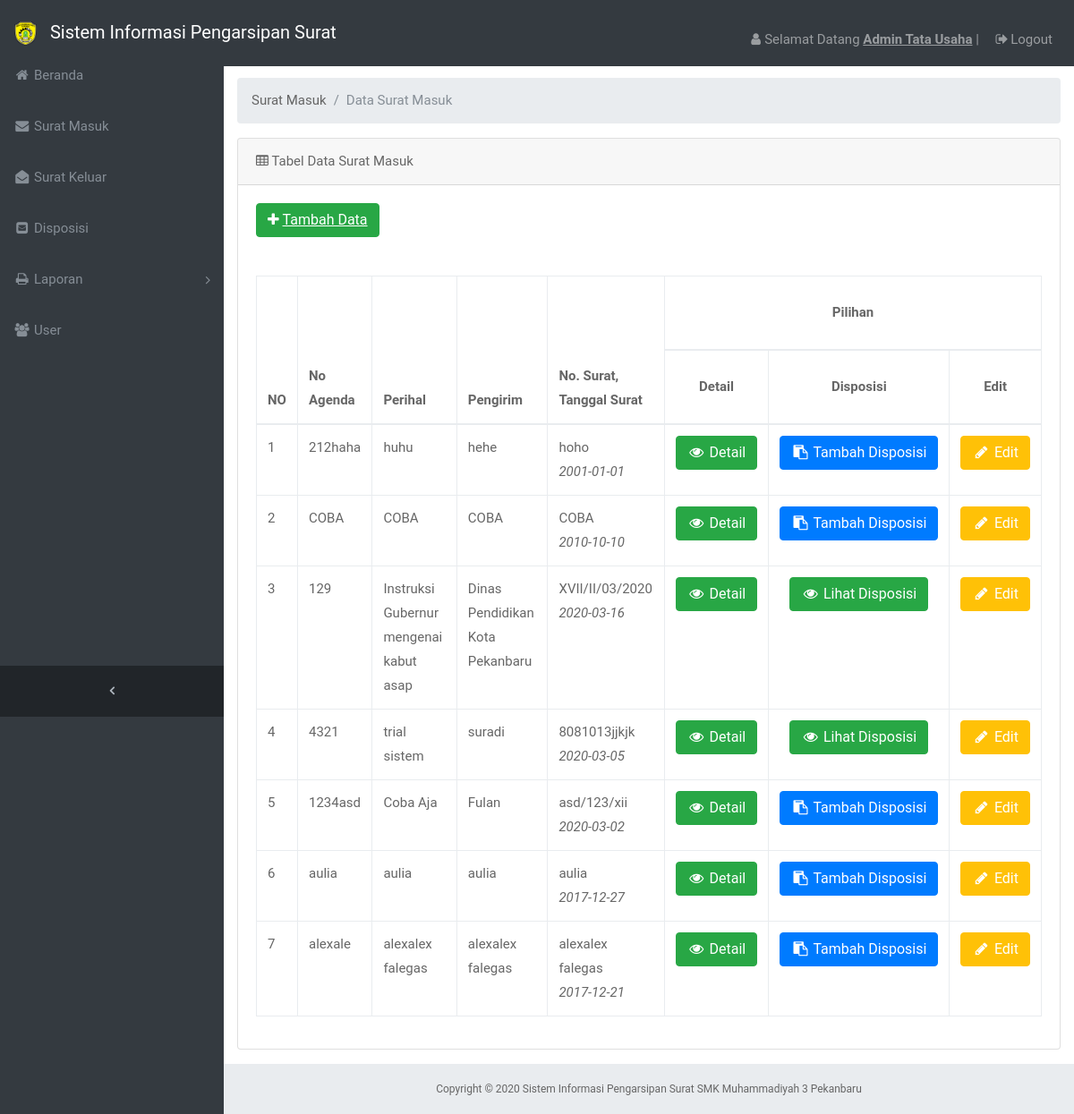
The app's page /admin/index.php?p=surat_masuk (signed in) with its own data.
### tables this page shows
CREATE TABLE IF NOT EXISTS `tbl_surat_masuk` (
`id_surat_masuk` int(6) NOT NULL,
  `no_agenda` varchar(7) NOT NULL,
  `indek_berkas` varchar(100) NOT NULL,
  `perihal` text NOT NULL,
  `pengirim` varchar(150) NOT NULL,
  `no_surat` varchar(100) NOT NULL,
  `tgl_surat` date NOT NULL,
  `tgl_diterima` date NOT NULL,
  `keterangan` varchar(200) NOT NULL,
  `id_user` int(11) NOT NULL,
  `gambar` text NOT NULL
);

### admin/pages/surat_masuk.php (the view, shortened to what this page needs)
  <div class="content-wrapper">
    <div class="container-fluid">
      <ol class="breadcrumb">
        <li class="breadcrumb-item">
          <a href="#">Surat Masuk</a>
        </li>
        <li class="breadcrumb-item active">Data Surat Masuk</li>
      </ol>
      <div class="card mb-3">
        <div class="card-header">
          <i class="fa fa-table"></i> Tabel Data Surat Masuk</div>
        <div class="card-body">
          <div class="table-responsive">
          <a href="index.php?p=tambah_surat_masuk" class="btn btn-success mb-3"><i class="fa fa-plus" style="color: white"></i> <font size="3" color="white"><u>Tambah Data</u></font></a></div><br>
            <table class="table table-bordered" id="dataTable" width="100%" cellspacing="0">
<?php
  $sqll = "select * from tbl_surat_masuk order by id_surat_masuk desc";
  $resultt = mysql_query($sqll);
    if(mysql_num_rows($resultt) > 0){
?>
              <thead>
                <tr>
                    <th rowspan="2">NO</th>
                    <th rowspan="2">No Agenda</th>
                    <th rowspan="2">Perihal</th>
                    <th rowspan="2">Pengirim</th>
                    <th rowspan="2">No. Surat, Tanggal Surat</th>
                    <th colspan="3"><p align="center">Pilihan</p></th>
                </tr>
                <tr>
                    <th><p align="center">Detail</p></th>
                    <th><p align="center">Disposisi</p></th>
                    <th><p align="center">Edit</p></th>
                </tr>
              </thead>
              <tbody>
<?php
  $nomor=1;
  while($data = mysql_fetch_array($resultt)){
    $no_surat = $data['no_surat'];
?>
                <tr>
                  <td><?php echo $nomor++; ?></td>
                  <td><?php echo $data['no_agenda'];?></td>
                  <td><?php echo $data['perihal'];?></td>
                  <td><?php echo $data['pengirim'];?></td>
                  <td>
                    <?php echo $data['no_surat'];?><br />
                    <i><?php echo $data['tgl_surat'];?></i>
                  </td>
                  <td align="center">
                    <a href="index.php?p=detail_masuk&id_surat_masuk=<?php echo $data['id_surat_masuk']; ?>" class="btn btn-success mb-3"> <i class="fa fa-fw fa-eye" style="color: white"></i> <font color="white">Detail</font></a>
                  </td>
                  <td align="center">
                  <?php
                    $cek_disposisi = "select * from tbl_disposisi where no_surat = '$no_surat'";
                    $lihat = mysql_query($cek_disposisi);
                    if(mysql_num_rows($lihat) > 0){
                      $hasil = mysql_fetch_array($lihat);
                  ?>
                    <a href="index.php?p=detail_disposisi&id_disposisi=<?php echo $hasil['id_disposisi']; ?>" class="btn btn-success mb-3"> <i class="fa fa-fw fa-eye" style="color: white"></i> <font color="white">Lihat Disposisi</font></a>
                  <?php } else { ?>
                    <a href="index.php?p=tambah_disposisi_surat_masuk&id_surat_masuk=<?php echo $data['id_surat_masuk']; ?>&kd=1" class="btn btn-primary mb-3"> <i class="fa fa-fw fa-clipboard" style="color: white"></i> <font color="white">Tambah Disposisi</font></a>
                  <?php } ?>
                  </td>
                  <td align="center">
                    <a href="index.php?p=edit_surat_masuk&id_surat_masuk=<?php echo $data['id_surat_masuk']; ?>" class="btn btn-warning mb-3"> <i class="fa fa-fw fa-pencil" style="color: white"></i> <font color="white">Edit</font></a>
                  </td>
                </tr>
<?php
  }
?>
              </tbody>
            </table>
<?php
  }else{
    echo 'Data not found!';
    echo mysql_error();
  }
?>
          </div>
        </div>
      </div>
    </div>

### admin/index.php (shortened to what this page needs)
<!DOCTYPE html>
<html lang="en">
<head>
  <link href="../assets/vendor/bootstrap/css/bootstrap.min.css" rel="stylesheet">
  <link href="../assets/vendor/font-awesome/css/font-awesome.min.css" rel="stylesheet" type="text/css">
  <link href="../assets/vendor/datatables/dataTables.bootstrap4.css" rel="stylesheet">
  <link href="../assets/css/sb-admin.css" rel="stylesheet">
  <link href="../assets/css/style-foto.css" rel="stylesheet">
  <link rel="stylesheet" href="../assets/dropify/dist/css/demo.css">
  <link rel="stylesheet" href="../assets/dropify/dist/css/dropify.min.css">
</head>
<body class="fixed-nav sticky-footer bg-dark" id="page-top">
  <nav class="navbar navbar-expand-lg navbar-dark bg-dark fixed-top" id="mainNav">
    <a class="navbar-brand" href="index.php?p=home"><img src="../assets/logo.png" width="10%"> &nbsp; Sistem Informasi Pengarsipan Surat</a>
    <div class="collapse navbar-collapse" id="navbarResponsive">
      <ul class="navbar-nav navbar-sidenav" id="exampleAccordion">
        <li class="nav-item" data-toggle="tooltip" data-placement="right" title="Dashboard">
          <a class="nav-link" href="index.php?p=home">
            <i class="fa fa-fw fa-home"></i>
            <span class="nav-link-text">Beranda</span>
          </a>
        </li>
        <?php if($_SESSION['level']=="Umum"){ ?>
        <li class="nav-item" data-toggle="tooltip" data-placement="right" title="Surat Masuk">
          <a class="nav-link" href="index.php?p=surat_masuk">
            <i class="fa fa-fw fa-envelope"></i>
            <span class="nav-link-text">Surat Masuk</span>
          </a>
        </li>
        <li class="nav-item" data-toggle="tooltip" data-placement="right" title="Surat Keluar">
          <a class="nav-link" href="index.php?p=surat_keluar">
            <i class="fa fa-fw fa-envelope-open"></i>
            <span class="nav-link-text">Surat Keluar</span>
          </a>
        </li>
        <li class="nav-item" data-toggle="tooltip" data-placement="right" title="Surat Keluar">
          <a class="nav-link" href="index.php?p=disposisi">
            <i class="fa fa-fw fa-envelope-square"></i>
            <span class="nav-link-text">Disposisi</span>
          </a>
        </li>
        <li class="nav-item" data-toggle="tooltip" data-placement="right" title="Laporan">
          <a class="nav-link nav-link-collapse collapsed" data-toggle="collapse" href="#collapseComponents" data-parent="#exampleAccordion">
            <i class="fa fa-fw fa-print"></i>
            <span class="nav-link-text">Laporan</span>
          </a>
        </li>
        <li class="nav-item" data-toggle="tooltip" data-placement="right" title="User">
          <a class="nav-link" href="index.php?p=user">
            <i class="fa fa-fw fa-users"></i>
            <span class="nav-link-text">User</span>
          </a>
        </li>
        <?php } ?>
      </ul>
      <ul class="navbar-nav sidenav-toggler">
        <li class="nav-item">
          <a class="nav-link text-center" id="sidenavToggler">
            <i class="fa fa-fw fa-angle-left"></i>
          </a>
        </li>
      </ul>
      <ul class="navbar-nav ml-auto">
        <li class="nav-item">
          <a class="nav-link">
            <i class="fa fa-fw fa-user"></i>Selamat Datang <u><b><?=$_SESSION['nama'];?></b></u> | </a>
        </li>
        <li class="nav-item">
          <a class="nav-link" data-toggle="modal" data-target="#exampleModal">
            <i class="fa fa-fw fa-sign-out"></i>Logout</a>
        </li>
      </ul>
    </div>
  </nav>
<?php
    $pages_dir = 'pages';
    if(!empty($_GET['p'])){
      $pages = scandir($pages_dir, 0);
      unset($pages[0], $pages[1]);
      $p = $_GET['p'];
      if(in_array($p.'.php', $pages)){
        include($pages_dir.'/'.$p.'.php');
      } else {
      ?>
       <script language="JavaScript">
document.location='index.php?p=error-404'</script>
<?php
      }
    } else {
      include($pages_dir.'/home.php');
    }
    ?>
    <footer class="sticky-footer">
      <div class="container">
        <div class="text-center">
          <small>Copyright © 2020 Sistem Informasi Pengarsipan Surat SMK Muhammadiyah 3 Pekanbaru</small>
        </div>
      </div>
    </footer>
</body>
</html>

### assets/css/style-foto.css (style rules this page uses)
html, body { padding: 0; margin: 0; }

### records on screen
tbl_surat_masuk: no_agenda "212haha", perihal "huhu", pengirim "hehe", no_surat "hoho", tgl_surat "2001-01-01"
tbl_surat_masuk: no_agenda "COBA", perihal "COBA", pengirim "COBA", no_surat "COBA", tgl_surat "2010-10-10"
tbl_surat_masuk: no_agenda "129", perihal "Instruksi Gubernur mengenai kabut asap", pengirim "Dinas Pendidikan Kota Pekanbaru", no_surat "XVII/II/03/2020", tgl_surat "2020-03-16"
tbl_surat_masuk: no_agenda "4321", perihal "trial sistem", pengirim "suradi", no_surat "8081013jjkjk", tgl_surat "2020-03-05"
tbl_surat_masuk: no_agenda "1234asd", perihal "Coba Aja", pengirim "Fulan", no_surat "asd/123/xii", tgl_surat "2020-03-02"
tbl_surat_masuk: no_agenda "aulia", perihal "aulia", pengirim "aulia", no_surat "aulia", tgl_surat "2017-12-27"
tbl_surat_masuk: no_agenda "alexale", perihal "alexalex falegas", pengirim "alexalex falegas", no_surat "alexalex falegas", tgl_surat "2017-12-21"

### other values on screen
$_SESSION['nama'] "Admin Tata Usaha"
